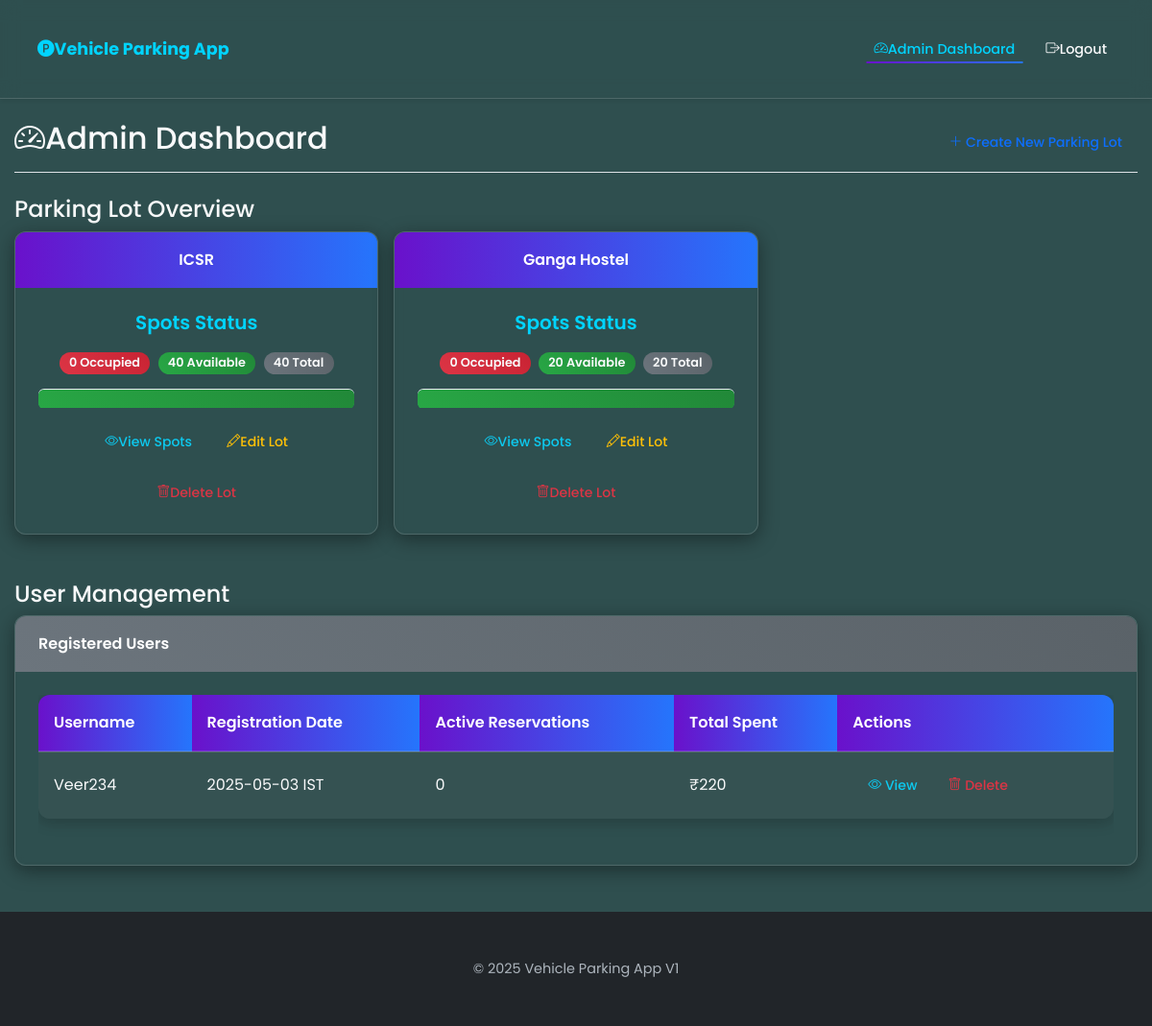
The page /admin (signed in) on the database its author committed.
### app/models.py (models this page shows, shortened)
class ParkingLot(db.Model):
    id = db.Column(db.Integer, primary_key=True)
    prime_location_name = db.Column(db.String(100), nullable=False)
    price = db.Column(db.Float, nullable=False) # Price per unit time
    address = db.Column(db.String(200), nullable=False)
    pin_code = db.Column(db.String(10), nullable=False)
    maximum_number_of_spots = db.Column(db.Integer, nullable=False)
    spots = db.relationship('ParkingSpot', backref='parking_lot', lazy=True, cascade='all, delete-orphan')

class User(UserMixin, db.Model):
    id = db.Column(db.Integer, primary_key=True)
    username = db.Column(db.String(80), unique=True, nullable=False)
    password_hash = db.Column(db.String(128), nullable=False)
    is_admin = db.Column(db.Boolean, default=False, nullable=False)
    created_at = db.Column(db.DateTime, default=datetime.utcnow, nullable=True)  # Changed to nullable=True
    reservations = db.relationship('Reservation', backref='user', lazy=True, cascade='all, delete-orphan')

### app/routes.py (the view)
@bp.route('/admin')
@login_required
def admin_dashboard():
    if not current_user.is_admin:
        flash('Access restricted to administrators.', 'danger')
        return redirect(url_for('main.index'))
    parking_lots = ParkingLot.query.all()
    users = User.query.filter_by(is_admin=False).all()  # Get non-admin users
    user_spending = {}
    for user in users:
        total_spent = db.session.query(db.func.sum(Reservation.parking_cost)).filter(
            Reservation.user_id == user.id,
            Reservation.parking_cost != None
        ).scalar()
        user_spending[user.id] = float(total_spent) if total_spent is not None else 0.0
    lot_stats = []
    for lot in parking_lots:
        total_spots = lot.maximum_number_of_spots
        occupied_spots = ParkingSpot.query.filter_by(lot_id=lot.id, status='O').count()
        available_spots = total_spots - occupied_spots  # Or query for 'A'
        lot_stats.append({
            'name': lot.prime_location_name,
            'total': total_spots,
            'occupied': occupied_spots,
            'available': available_spots,
            'id': lot.id
        })
    return render_template('admin_dashboard.html', title='Admin Dashboard', lot_stats=lot_stats, users=users, user_spending=user_spending)

### app/__init__.py (called while the page is built)
@login_manager.user_loader
def load_user(user_id):
    from app.models import User
    return User.query.get(int(user_id))

### app/templates/admin_dashboard.html (shortened to what this page needs)
{% extends "base.html" %}
{% block content %}
<div class="d-flex justify-content-between flex-wrap flex-md-nowrap align-items-center pt-3 pb-2 mb-3 border-bottom">
    <h1 class="h2"><i class="bi bi-speedometer2 btn-icon"></i>Admin Dashboard</h1>
    <div class="btn-toolbar mb-2 mb-md-0">
        <a href="{{ url_for('main.create_parking_lot') }}" class="btn btn-sm btn-outline-primary">
           <i class="bi bi-plus-lg btn-icon"></i> Create New Parking Lot
        </a>
    </div>
</div>
<h2 class="h4 mt-4">Parking Lot Overview</h2>
{% if lot_stats %}
<div class="row g-3">
    {% for stat in lot_stats %}
    <div class="col-md-6 col-lg-4">
        <div class="card text-center">
             <div class="card-header">
                {{ stat.name }}
            </div>
            <div class="card-body">
                <h5 class="card-title">Spots Status</h5>
                <p class="card-text">
                    <span class="badge bg-danger rounded-pill me-1">{{ stat.occupied }} Occupied</span>
                    <span class="badge bg-success rounded-pill me-1">{{ stat.available }} Available</span>
                    <span class="badge bg-secondary rounded-pill">{{ stat.total }} Total</span>
                </p>
                 <div class="progress" style="height: 20px;">
                  {% if stat.total > 0 %}
                    <div class="progress-bar bg-success" role="progressbar" style="width: {{ (stat.available / stat.total) * 100 }}%" aria-valuenow="{{ stat.available }}" aria-valuemin="0" aria-valuemax="{{ stat.total }}"></div>
                   {% else %}
                     <div class="progress-bar bg-secondary" role="progressbar" style="width: 100%" aria-valuenow="0" aria-valuemin="0" aria-valuemax="0">No Spots</div>
                   {% endif %}
                </div>
                 <a href="{{ url_for('main.view_lot_spots', lot_id=stat.id) }}" class="btn btn-sm btn-outline-info mt-3"><i class="bi bi-eye btn-icon"></i>View Spots</a>
                 <a href="{{ url_for('main.edit_parking_lot', lot_id=stat.id) }}" class="btn btn-sm btn-outline-warning mt-3"><i class="bi bi-pencil btn-icon"></i>Edit Lot</a>
                 <form method="POST" action="{{ url_for('main.delete_parking_lot', lot_id=stat.id) }}" style="display: inline;" onsubmit="return confirm('Are you sure you want to delete this lot? This will delete all associated spots and reservations.');">
                      <button type="submit" class="btn btn-sm btn-outline-danger mt-3"><i class="bi bi-trash btn-icon"></i>Delete Lot</button>
                  </form>
            </div>
        </div>
    </div>
    {% endfor %}
</div>
{% else %}
<p>No parking lots created yet. <a href="{{ url_for('main.create_parking_lot') }}">Create one now</a>.</p>
{% endif %}
<h2 class="h4 mt-4">User Management</h2>
<div class="card">
    <div class="card-header bg-secondary text-white">
        Registered Users
    </div>
    <div class="card-body">
        {% if users %}
        <div class="table-responsive">
            <table class="table table-striped table-sm">
                <thead>
                    <tr>
                        <th>Username</th>
                        <th>Registration Date</th>
                        <th>Active Reservations</th>
                        <th>Total Spent</th>
                        <th>Actions</th>
                    </tr>
                </thead>
                <tbody>                    {% for user in users %}                    <tr>                        <td>{{ user.username }}</td>
                        <td>{{ user.created_at.strftime('%Y-%m-%d') + ' IST' if user.created_at else 'N/A' }}</td>
                        <td>{{ user.reservations|selectattr('leaving_timestamp', 'none')|list|length }}</td>
                        <td>
                            ₹{{ user_spending[user.id]|int }}
                        </td><td>
                            <div class="btn-group" role="group">
                                <a href="{{ url_for('main.view_user_details', user_id=user.id) }}" class="btn btn-sm btn-outline-info">
                                    <i class="bi bi-eye"></i> View
                                </a>
                                <form method="POST" action="{{ url_for('main.delete_user', user_id=user.id) }}" style="display: inline;"
                                      onsubmit="return confirm('Are you sure you want to delete this user? This will delete all their reservations.');">
                                    <button type="submit" class="btn btn-sm btn-outline-danger">
                                        <i class="bi bi-trash"></i> Delete
                                    </button>
                                </form>
                            </div>
                        </td>
                    </tr>
                    {% endfor %}
                </tbody>
            </table>
        </div>
        {% else %}
        <p>No registered users found.</p>
        {% endif %}
    </div>
</div>
{% endblock %}

### app/static/css/styles.css (style rules this page uses)
:root { --primary-color: #6a11cb; --secondary-color: #2575fc; --accent-color: #00d4ff; --background-color: #2F4F4F; --surface-color: #FFFFFF; --text-color: #f8f9fa; --text-muted-color: #adb5bd; --border-color: rgba(255, 255, 255, 0.15); --shadow-color: rgba(0, 0, 0, 0.4); --success-color: #28a745; --danger-color: #dc3545; --warning-color: #ffc107; --info-color: #17a2b8; --text-color-light: #f8f9fa; --border-radius: 12px; --transition-speed: 0.3s; }
body { font-family: 'Poppins', sans-serif; background: var(--background-color); color: var(--text-color); line-height: 1.6; margin: 0; padding-top: 85px; display: flex; flex-direction: column; min-height: 100vh; }
h1, h2, h3, h4, h5, h6 { font-weight: 600; margin-bottom: 1rem; color: var(--text-color-light); }
a { color: var(--secondary-color); text-decoration: none; transition: color var(--transition-speed) ease; }
.card { background: rgba(47, 79, 79, 0.9); border: 1px solid var(--border-color); border-radius: var(--border-radius); box-shadow: 0 5px 20px var(--shadow-color); margin-bottom: 1.5rem; overflow: hidden; transition: transform var(--transition-speed) ease, box-shadow var(--transition-speed) ease; backdrop-filter: blur(5px); -webkit-backdrop-filter: blur(5px); }
.card-header { background: linear-gradient(90deg, var(--primary-color), var(--secondary-color)); color: white; font-weight: 600; padding: 1rem 1.5rem; border-bottom: none; }
.card-body { padding: 1.5rem; color: var(--text-color-light); }
.card-body p, .card-body span, .card-body div { color: var(--text-color-light); }
.card-title { color: var(--accent-color); margin-bottom: 1rem; }
.btn { border-radius: var(--border-radius); padding: 0.75rem 1.5rem; font-weight: 500; border: none; transition: all var(--transition-speed) ease; cursor: pointer; position: relative; overflow: hidden; z-index: 1; }
.btn::before { content: ''; position: absolute; top: 0; left: 0; width: 100%; height: 100%; background: rgba(255, 255, 255, 0.2); opacity: 0; transition: opacity var(--transition-speed) ease; z-index: -1; }
.btn-sm { padding: 0.5rem 1rem; font-size: 0.875rem; }
.table { background-color: rgba(47, 79, 79, 0.9); border-radius: var(--border-radius); overflow: hidden; box-shadow: 0 4px 15px rgba(0, 0, 0, 0.2); margin-bottom: 1.5rem; width: 100%; border-collapse: collapse; color: var(--text-color-light); border-style: hidden; }
.table th, .table td { padding: 1rem; vertical-align: middle; border-top: 1px solid var(--border-color); text-align: left; }
.table thead th { background: linear-gradient(90deg, var(--primary-color), var(--secondary-color)); color: white; font-weight: 600; border-top: none; border-bottom: 2px solid var(--border-color); }
.table-striped > tbody > tr:nth-of-type(odd) > * { background-color: rgba(255, 255, 255, 0.05); color: var(--text-color-light); }
.badge { padding: 0.4em 0.8em; border-radius: var(--border-radius); font-weight: 600; font-size: 0.8em; }
.bg-success { background: linear-gradient(45deg, #28a745, #218838); color: white; }
.bg-danger { background: linear-gradient(45deg, #dc3545, #c82333); color: white; }
.bg-secondary { background: linear-gradient(45deg, #6c757d, #5a6268); color: white; }
.card, .alert, .table { animation: fadeIn 0.5s ease-out forwards; }
body, .card, .btn, .form-control, .form-select, .table, .navbar { text-shadow: none; }

### rows shown on the page
ParkingLot: name "ICSR", occupied "0", available "40", total "40", {{ (stat.available / stat.total) * 100 }} 100.0 (drawn)
ParkingLot: name "Ganga Hostel", occupied "0", available "20", total "20", {{ (stat.available / stat.total) * 100 }} 100.0 (drawn)
User: username "Veer234", created_at "2025-05-03 IST", reservations|selectattr "0", user_spending "220"
